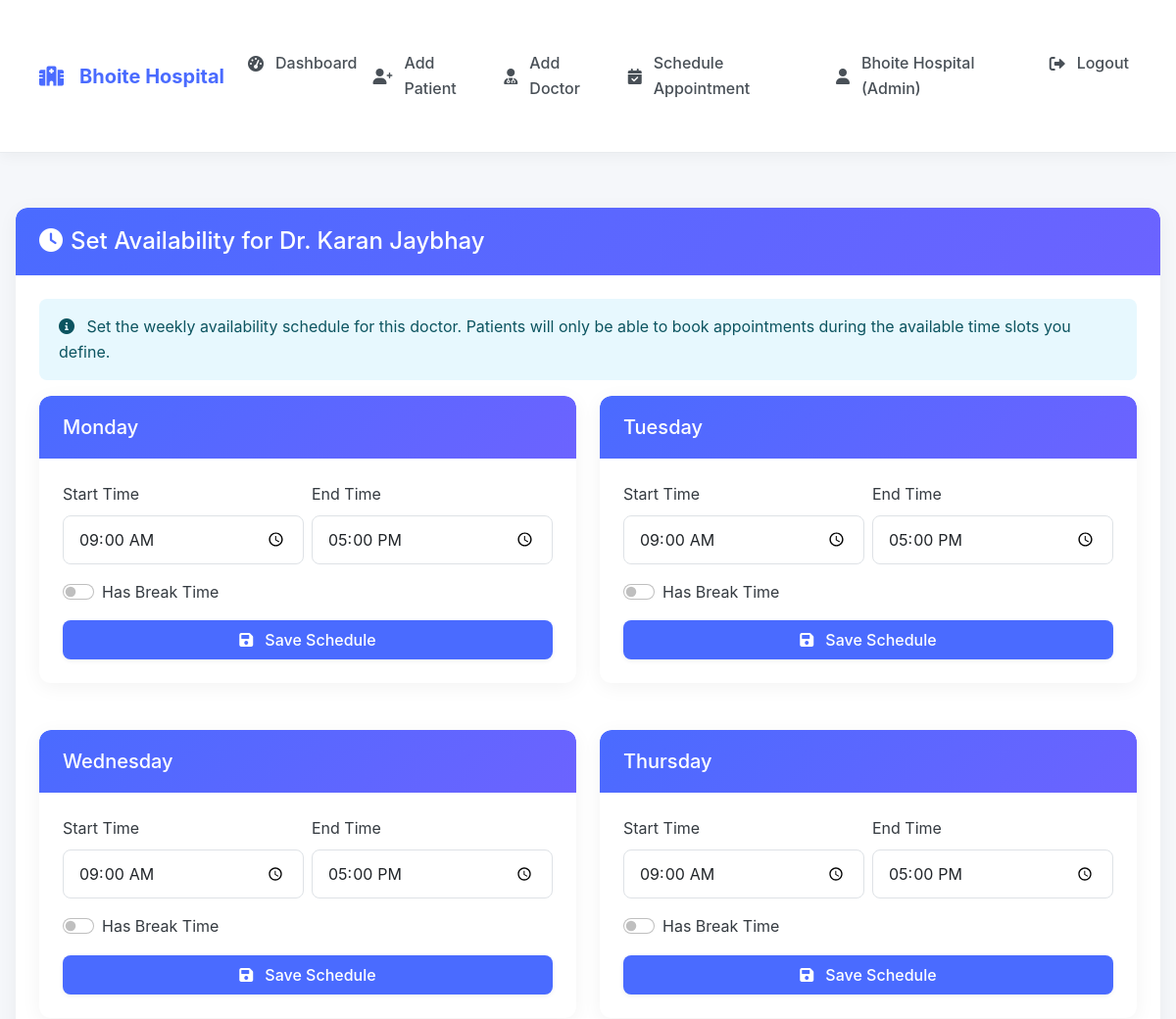
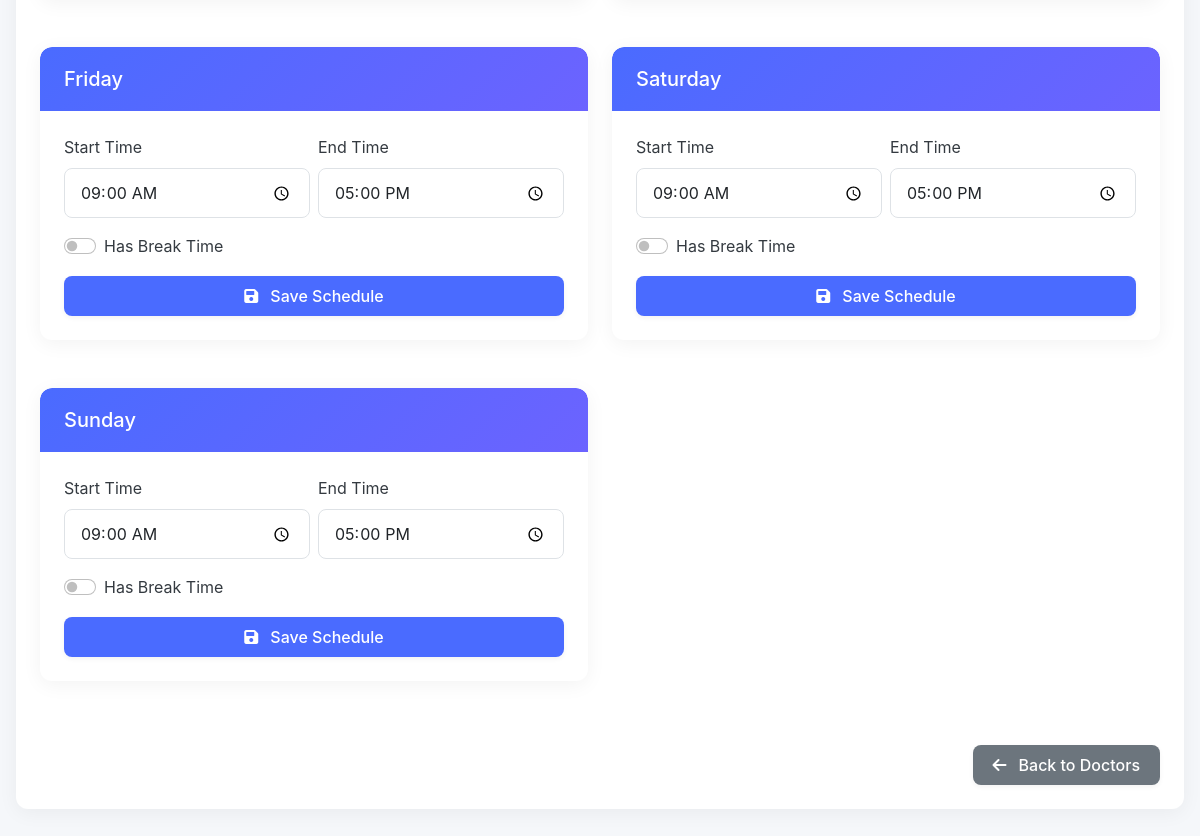
The app's page /admin/set_doctor_slots/1 (signed in) with its own data (2 pictures, top to bottom).
### tables this page shows
CREATE TABLE doctors (
        id INTEGER PRIMARY KEY AUTOINCREMENT,
        name TEXT NOT NULL,
        specialization TEXT NOT NULL,
        experience INTEGER,
        consultation_fee REAL,
        contact TEXT,
        bio TEXT,
        image_path TEXT,
        username TEXT UNIQUE,
        password TEXT,
        created_by INTEGER,
        hospital_id INTEGER NOT NULL,
        FOREIGN KEY (created_by) REFERENCES staff(id),
        FOREIGN KEY (hospital_id) REFERENCES staff(id)
    );

CREATE TABLE doctor_slots (
        id INTEGER PRIMARY KEY AUTOINCREMENT,
        doctor_id INTEGER NOT NULL,
        day TEXT NOT NULL,
        start_time TEXT NOT NULL,
        end_time TEXT NOT NULL,
        break_start TEXT,
        break_end TEXT,
        hospital_id INTEGER NOT NULL,
        FOREIGN KEY (doctor_id) REFERENCES doctors(id),
        FOREIGN KEY (hospital_id) REFERENCES staff(id)
    );

### app.py (the view, shortened to what this page needs)
@app.route('/admin/set_doctor_slots/<int:doctor_id>', methods=['GET', 'POST'])
def set_doctor_slots(doctor_id):
    if 'user_id' not in session or session['user_type'] != 'admin':
        return redirect(url_for('login'))
    conn = get_db_connection()
    doctor = conn.execute('SELECT * FROM doctors WHERE id = ? AND hospital_id = ?',
                         (doctor_id, session['hospital_id'])).fetchone()
    if not doctor:
        flash('Doctor not found', 'danger')
        return redirect(url_for('view_doctors'))
    try:
        slots = conn.execute('''
            SELECT * FROM doctor_slots
            WHERE doctor_id = ? AND hospital_id = ?
            ORDER BY
                CASE day
                    WHEN 'Monday' THEN 1
                    WHEN 'Tuesday' THEN 2
                    WHEN 'Wednesday' THEN 3
                    WHEN 'Thursday' THEN 4
                    WHEN 'Friday' THEN 5
                    WHEN 'Saturday' THEN 6
                    WHEN 'Sunday' THEN 7
                END
        ''', (doctor_id, session['hospital_id'])).fetchall()
    except Exception as e:
        flash('Error loading doctor data', 'danger')
        app.logger.error(f"Doctor slots error: {str(e)}")
        slots = []
    finally:
        conn.close()
    return render_template('admin/set_doctor_slots.html',
                         doctor=doctor,
                         slots=slots)

### app.py (called while the page is built)
def get_db_connection():
    conn = sqlite3.connect('hospital.db')
    conn.row_factory = sqlite3.Row
    return conn

### templates/admin/set_doctor_slots.html (shortened to what this page needs)
{% extends "base.html" %}
{% block content %}
<div class="card">
    <div class="card-header bg-primary text-white">
        <h4 class="mb-0">
            <i class="fas fa-clock me-2"></i>Set Availability for Dr. {{ doctor.name }}
        </h4>
    </div>
    <div class="card-body">
        <div class="alert alert-info">
            <i class="fas fa-info-circle me-2"></i>
            Set the weekly availability schedule for this doctor. Patients will only be able to book appointments
            during the available time slots you define.
        </div>
        <div class="row">
            {% for day in ['Monday', 'Tuesday', 'Wednesday', 'Thursday', 'Friday', 'Saturday', 'Sunday'] %}
            <div class="col-md-6 mb-4">
                <div class="card">
                    <div class="card-header">
                        <h5 class="mb-0">{{ day }}</h5>
                    </div>
                    <div class="card-body">
                        {% set day_slot = slots|selectattr('day', 'equalto', day)|first %}
                        <form method="POST" action="{{ url_for('set_doctor_slots', doctor_id=doctor.id) }}">
                            <div class="row g-2">
                                <div class="col-md-6">
                                    <label class="form-label">Start Time</label>
                                    <input type="time" class="form-control" name="start_time"
                                           value="{{ day_slot.start_time if day_slot else '09:00' }}" required>
                                </div>
                                <div class="col-md-6">
                                    <label class="form-label">End Time</label>
                                    <input type="time" class="form-control" name="end_time"
                                           value="{{ day_slot.end_time if day_slot else '17:00' }}" required>
                                </div>
                            </div>
                            <div class="mt-3">
                                <div class="form-check form-switch">
                                    <input class="form-check-input" type="checkbox" id="hasBreak{{ day }}"
                                           name="has_break" {% if day_slot and day_slot.break_start %}checked{% endif %}>
                                    <label class="form-check-label" for="hasBreak{{ day }}">Has Break Time</label>
                                </div>
                            </div>
                            <div class="d-grid mt-3">
                                <button type="submit" class="btn btn-primary">
                                    <i class="fas fa-save me-1"></i>Save Schedule
                                </button>
                            </div>
                        </form>
                    </div>
                </div>
            </div>
            {% endfor %}
        </div>
        <div class="d-grid gap-2 d-md-flex justify-content-md-end mt-3">
            <a href="{{ url_for('view_doctors') }}" class="btn btn-secondary">
                <i class="fas fa-arrow-left me-1"></i>Back to Doctors
            </a>
        </div>
    </div>
</div>
{% endblock %}

### static/css/style.css (style rules this page uses)
:root { --primary: #4a6bff; --primary-light: #eef1ff; --primary-dark: #3a56d4; --secondary: #6c63ff; --success: #28a745; --info: #17a2b8; --warning: #ffc107; --danger: #dc3545; --light: #f8f9fa; --dark: #343a40; --white: #ffffff; --gray-100: #f8f9fa; --gray-200: #e9ecef; --gray-300: #dee2e6; --gray-400: #ced4da; --gray-500: #adb5bd; --gray-600: #6c757d; --gray-700: #495057; --gray-800: #343a40; --gray-900: #212529; }
body { font-family: 'Inter', -apple-system, BlinkMacSystemFont, 'Segoe UI', Roboto, 'Helvetica Neue', Arial, sans-serif; background-color: #f5f7fa; color: var(--gray-800); line-height: 1.6; min-height: 100vh; }
.card { border: none; border-radius: 12px; box-shadow: 0 4px 20px rgba(0, 0, 0, 0.05); transition: all 0.3s ease; overflow: hidden; background: var(--white); margin-bottom: 1.5rem; }
.card-header { background: linear-gradient(135deg, var(--primary), var(--secondary)); color: var(--white); border-radius: 12px 12px 0 0 !important; padding: 1.25rem 1.5rem; font-weight: 600; border-bottom: none; }
.card-body { padding: 1.5rem; }
.btn { border-radius: 8px; padding: 0.5rem 1.25rem; font-weight: 500; transition: all 0.3s ease; box-shadow: 0 2px 5px rgba(0, 0, 0, 0.05); border: none; display: inline-flex; align-items: center; justify-content: center; gap: 0.5rem; }
.btn-primary { background-color: var(--primary); color: white; }
.form-control, .form-select { border-radius: 8px; padding: 0.75rem 1rem; border: 1px solid var(--gray-300); transition: all 0.3s ease; }
.alert { border-radius: 8px; padding: 1rem 1.25rem; border: none; }
.alert-info { background-color: #e7f8fe; color: #0c5460; }

### records on screen
doctors: name "Karan Jaybhay"
doctor_slots: day "Friday" (drawn), start_time "09:00", end_time "17:00"
doctor_slots: start_time "09:00", end_time "17:00"

### other values on screen
{{ session['hospital_name'] }} "Bhoite Hospital"
{{ session['name'] }} "Bhoite Hospital"
{{ 'Admin' if session['user_type'] == 'admin' else 'Doctor' }} "Admin"
{{ day }} "Monday" "Tuesday" "Wednesday" "Thursday" "Friday" "Saturday" "Sunday"
